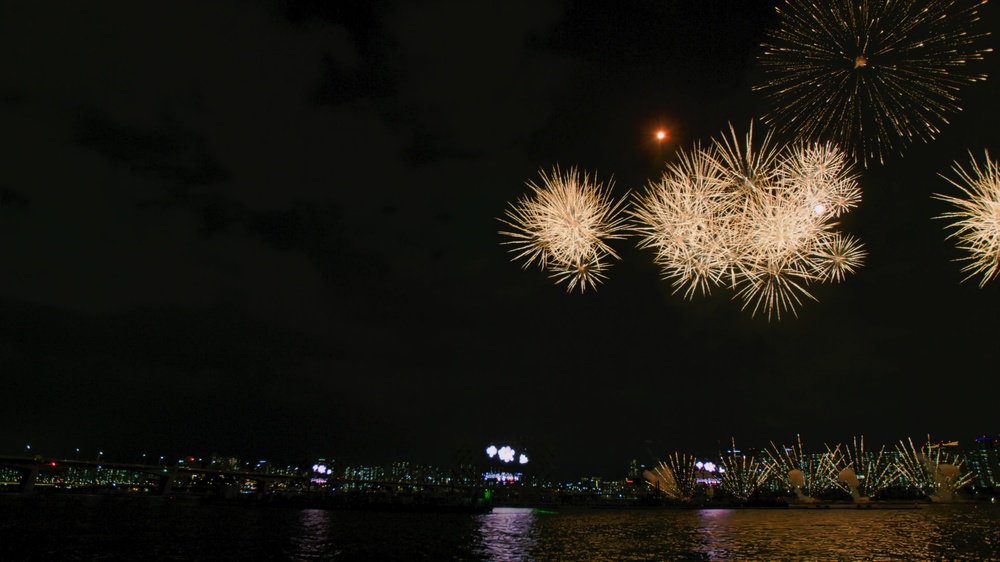
#> input picture images/V1-0007_supremo.jpg, 1000 x 562 px, shrunk from 7680 x 4320 before the run; its folder holds only this picture in this run
$ python Inverse_TMO_NoStretchinDark.py
#> lines starting #> are read from the running program, lines starting #| are printed output that depends on the picture
"""
A code to completely darken  dark areas without applying inverse tone mapping.

In a scene where fireworks explode at night, applying tone mapping to the fireworks while no applying tone mapping to the night sky is inteded for.

2023/04/04
"""
import sys
import cv2

import numpy as np

# Multiprocessing Library
import pypardiso
import scipy.sparse as sparse

import os

# WLS filter Library
from scipy.sparse import spdiags, linalg
from scipy.sparse.linalg import spsolve, lsqr

import time
start = time.time()

# WLS Filter Function(this part already exists.)

def wlsFilter(IN, Lambda=1.0, Alpha=1.2):
    L = np.log(IN+1e-22)
    smallNum = 1e-6
    height, width = IN.shape
    k = height * width

    dy = np.diff(L, n=1, axis=0)
    print("dy.shape",dy.shape)
    dy = -Lambda/(np.abs(dy)**Alpha + smallNum)
    print("dy.shape",dy.shape)
    dy = np.pad(dy, ((0,1),(0,0)), 'constant')
    print("dy.shape",dy.shape)
    dy = dy.flatten(order='F')
    print("dy.shape",dy.shape)

    dx = np.diff(L, n=1, axis=1)

    dx = -Lambda/(np.abs(dx)**Alpha + smallNum)
    dx = np.pad(dx, ((0,0),(0,1)), 'constant')
    dx = dx.flatten(order='F')
    print("dx.shape",dx.shape)

    B = np.concatenate([[dx],[dy]], axis=0)
    d = np.array([-height, -1])
    print("B.shape",B.shape)
    print("d.shape",d.shape)

    A = spdiags(B, d, k, k)

    e = dx
    w = np.pad(dx, (height, 0), 'constant'); w = w[0:-height]
    s = dy
    n = np.pad(dy, (1,0), 'constant'); n = n[0:-1]

    D = 1.0 -(e + w + s + n)

    A = A + A.transpose() + spdiags(D, 0, k, k)
    print("A.shape",A.shape)
    A = A.tocsc()

    b = IN.flatten(order='F')

    # This part is the most computationally intensive section
    OUT = pypardiso.spsolve(A, b)

    print("OUT.shape",OUT.shape)
    return np.reshape(OUT, (height, width), order='F')

# a function added to make a smooth gradients(4/04/2024)

def sigmoid(x, a=1):
        return 1/(1+np.exp(-a*-x))


# Virtual illumination generation(VIG)
# [96 lines left out: functions scale_fun, VIG, tonereproduct, SRS, not called in this run]

class HDRiTMO():
    def __init__(self, flag):
        self.weighted_fusion = flag
        self.wls = wlsFilter
        self.srs = SRS
        self.vig = VIG
        self.tonemap = tonereproduct

    def process(self, image):

        if image.shape[2] == 4:
            image = image[:,:, 0:3]

        S = cv2.cvtColor(image, cv2.COLOR_BGR2GRAY)/255.0
        #S = np.dot(image[...,:3],[0.299, 0.587,0.114])SR
        image = 1.0*image/255
        L = 1.0*S

        I = self.wls(S)
        R = np.log(L+1e-22)-np.log(I+1e-22)
        R_ = self.srs(R, L)
        I_K = self.vig(L, 1.0 - L)

        result_ = self.tonemap(image, L, R_, I_K, self.weighted_fusion)
        return result_

################## Display and save the resulting image. ####################

if __name__ == '__main__':
    input_folder = './images'
    output_folder = './hdr_result_12'
    image_files = os.listdir(input_folder)

    HDR_filter = HDRiTMO(True)

    for image_file in image_files:
        # Check if the file is an image
        if image_file.lower().endswith(('.png', '.jpg', '.jpeg')):
            image_path = os.path.join(input_folder, image_file)
            print(f"Processing {image_path}")

            image = cv2.imread(image_path)
#> image is the input picture: shape (562, 1000, 3); mean B, G, R 16.9, 23.9, 26.4
            print("image.shape", image.shape)
#| image.shape (562, 1000, 3)

            output_image = HDR_filter.process(image)
#> in process, `S = cv2.cvtColor(image, cv2.COLOR_BGR2GRAY)/255.0`:
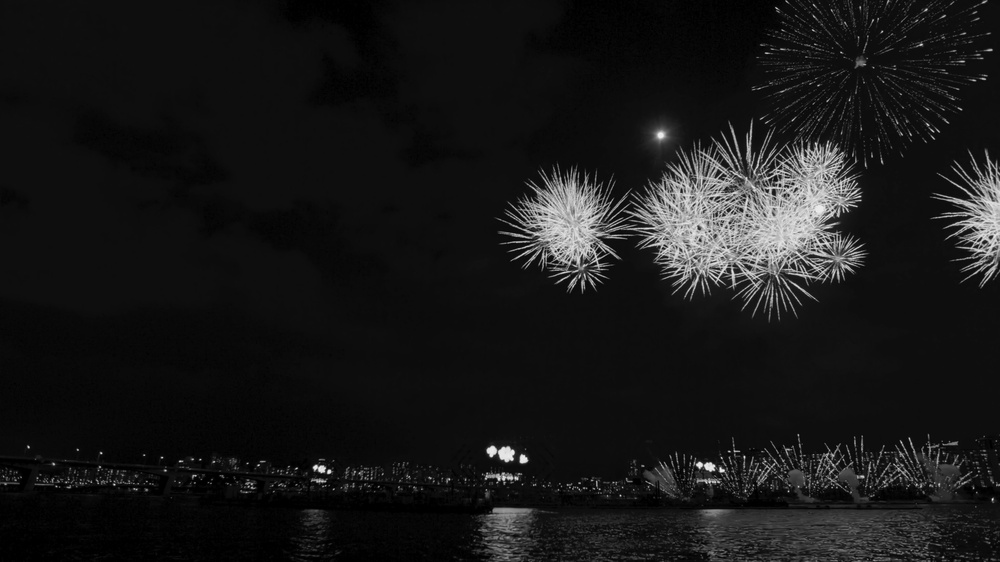
#> S: shape (562, 1000) float64; min 0, max 0.961, mean 0.0937
#> in wlsFilter, `L = np.log(IN+1e-22)`:
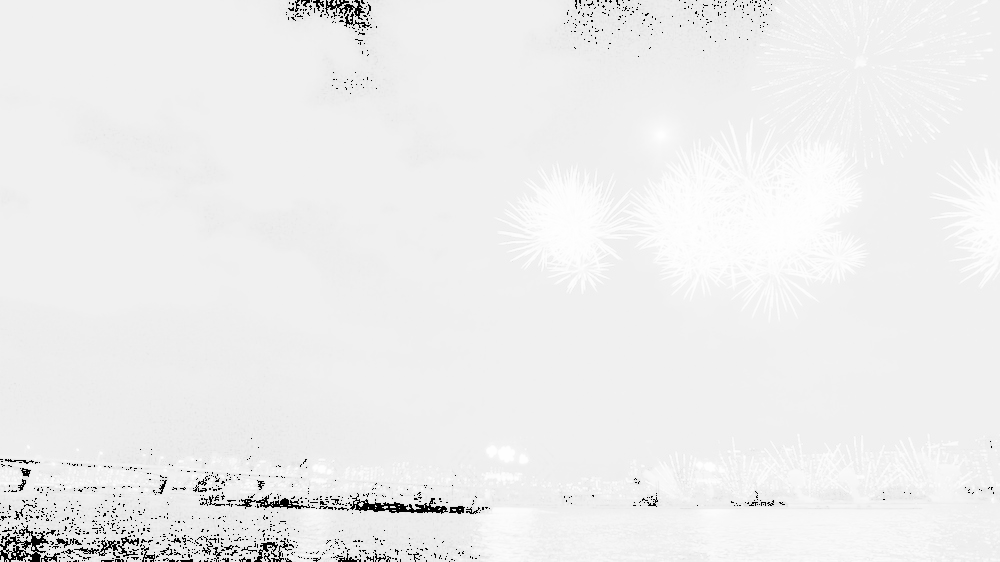
#> L: shape (562, 1000) float64; min -50.66, max -0.04, mean -3.44; drawn with min black and max white
#> in wlsFilter, `dy = np.diff(L, n=1, axis=0)`:
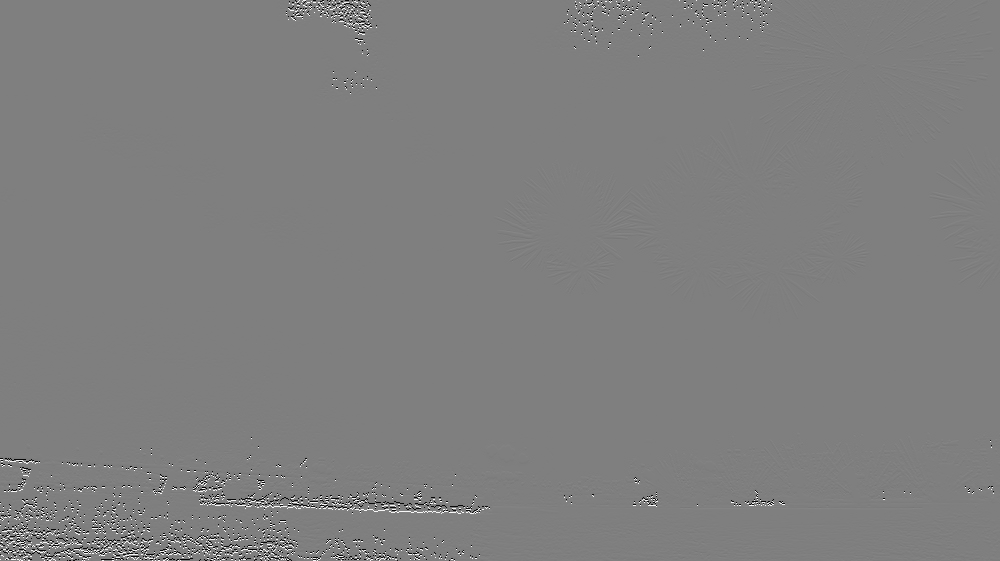
#> dy: shape (561, 1000) float64; min -48.75, max 48.88, mean 0; drawn with min black and max white
#| dy.shape (561, 1000)
#> in wlsFilter, `dy = -Lambda/(np.abs(dy)**Alpha + smallNum)`:
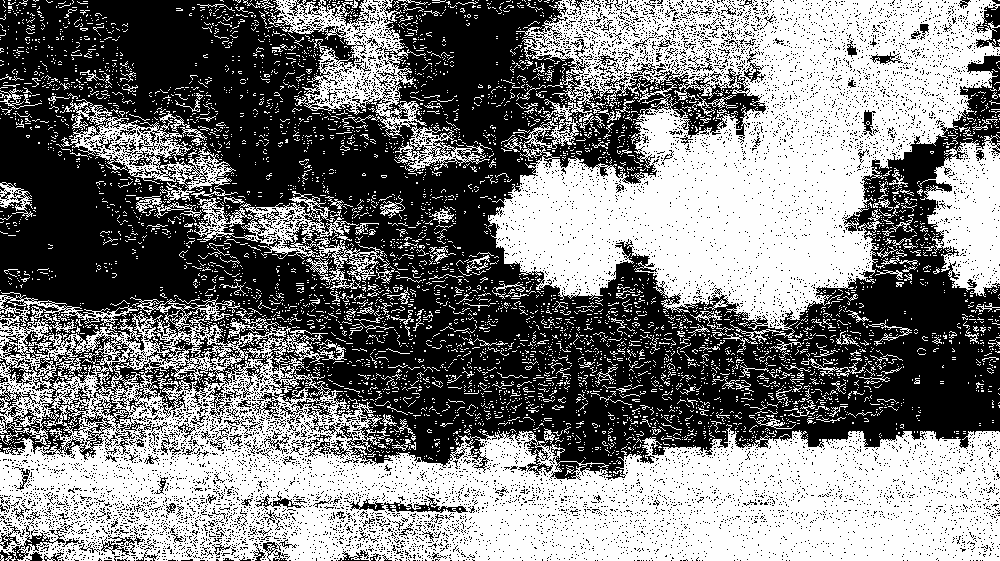
#> dy: shape (561, 1000) float64; min -1000000, max -0.0094, mean -509056.8; drawn with min black and max white
#| dy.shape (561, 1000)
#> in wlsFilter, `dy = np.pad(dy, ((0,1),(0,0)), 'constant')`:
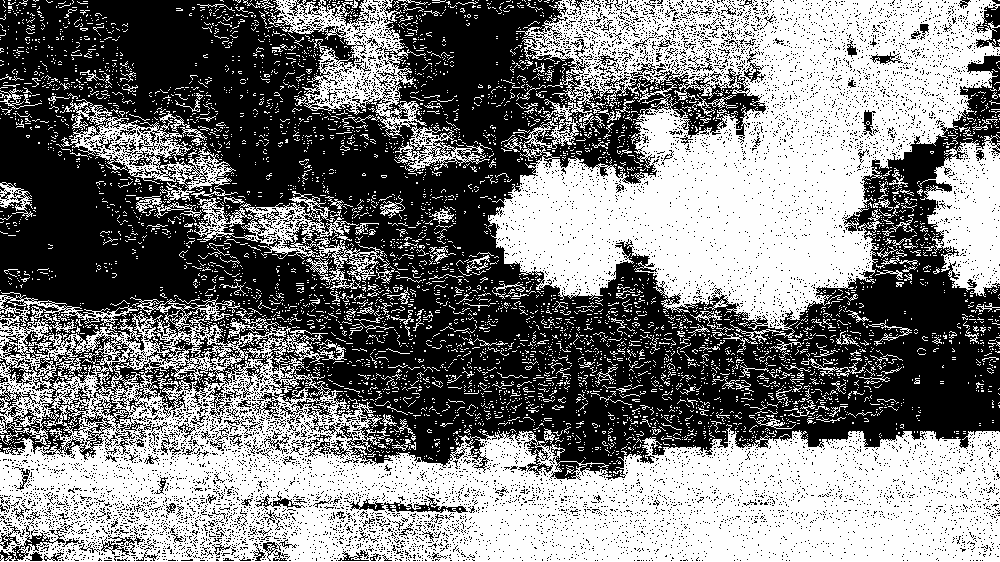
#> dy: shape (562, 1000) float64; min -1000000, max 0, mean -508151.1; drawn with min black and max white
#| dy.shape (562, 1000)
#| dy.shape (562000,)
#> in wlsFilter, `dx = -Lambda/(np.abs(dx)**Alpha + smallNum)`:
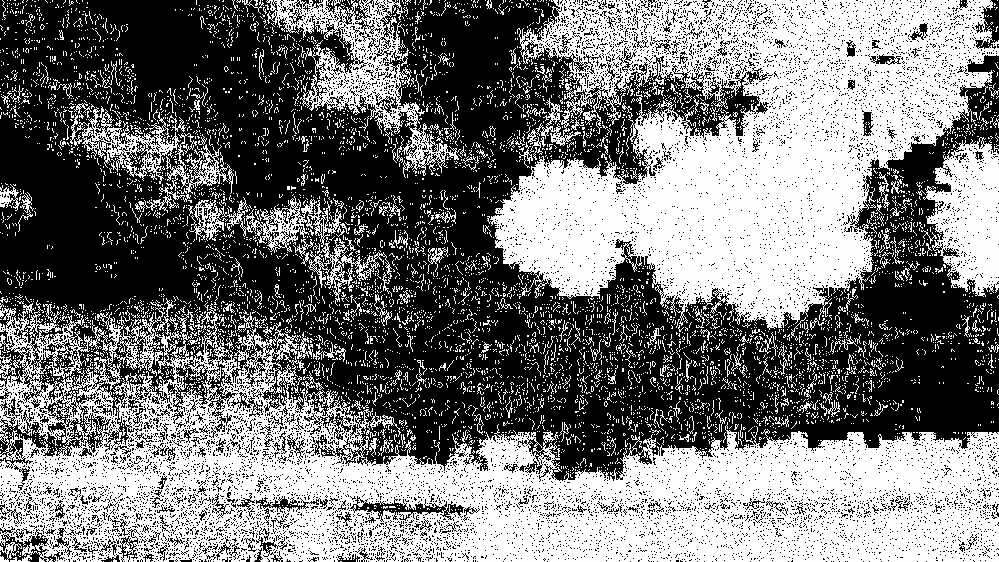
#> dx: shape (562, 999) float64; min -1000000, max -0.00953, mean -523454.4; drawn with min black and max white
#> in wlsFilter, `dx = np.pad(dx, ((0,0),(0,1)), 'constant')`:
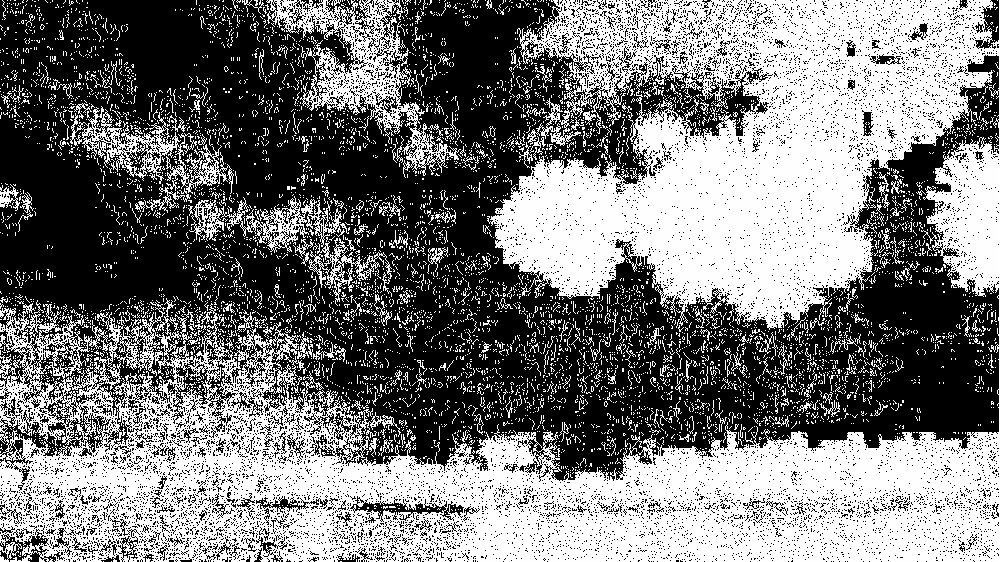
#> dx: shape (562, 1000) float64; min -1000000, max 0, mean -522930.9; drawn with min black and max white
#| dx.shape (562000,)
#| B.shape (2, 562000)
#| d.shape (2,)
#| A.shape (562000, 562000)
#> (the run stopped early here; a loop or call above may not have finished)
